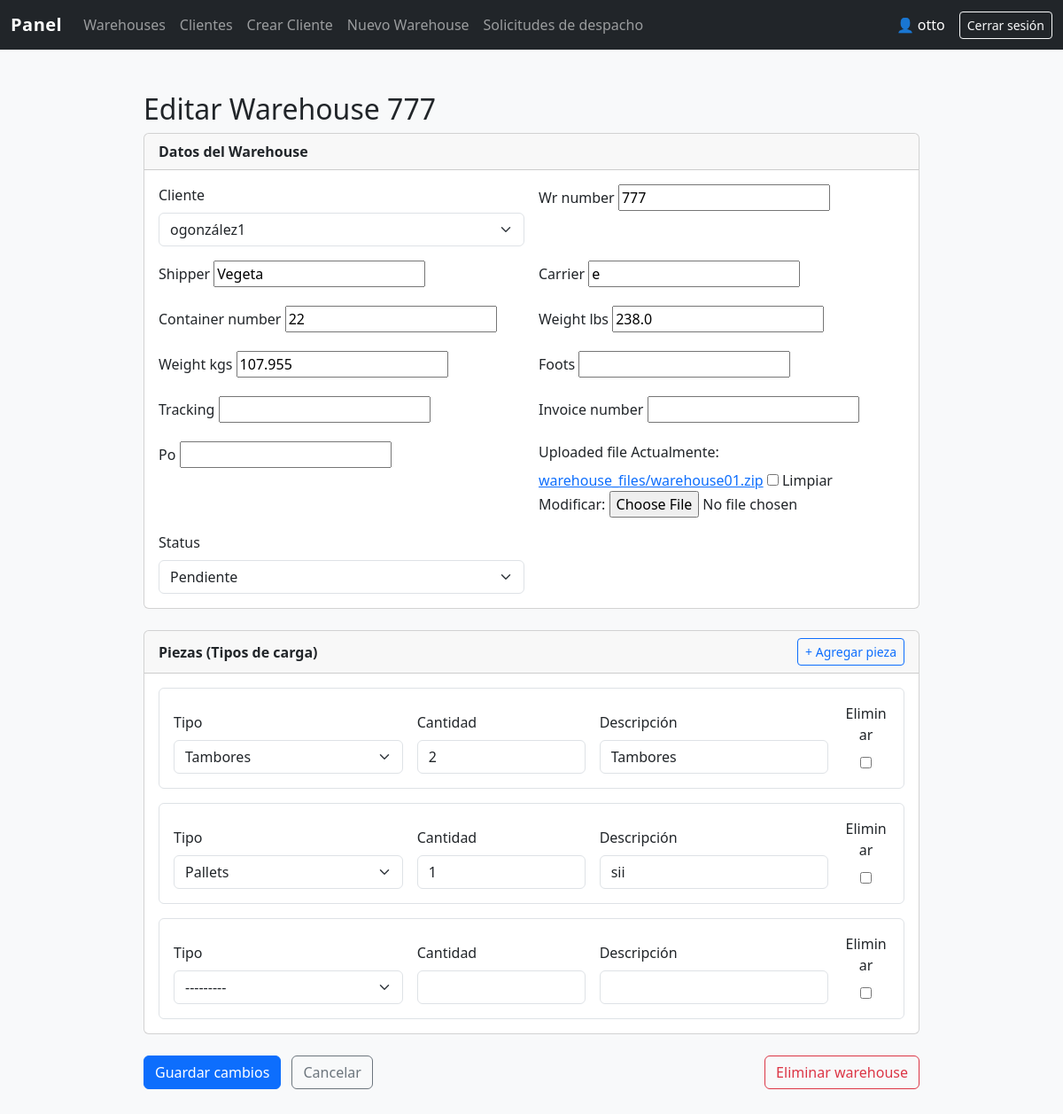
Page /admin-panel/777/edit/ (signed in) on the committed database.
### core/models.py (models this page shows, shortened)
class Warehouse(models.Model):
    STATUS = [
        ('PENDIENTE', 'Pendiente'),
        ('LISTO', 'Listo')
    ]
    cliente = models.ForeignKey(User, on_delete=models.CASCADE)
    wr_number = models.CharField(max_length=30, unique=True, primary_key=True)
    shipper = models.CharField(max_length=100)
    carrier = models.CharField(max_length=100)
    container_number = models.CharField(max_length=100, null=True)
    created_at = models.DateTimeField(auto_now_add=True)
    weight_lbs = models.FloatField(null=True)
    weight_kgs = models.FloatField(null=True)
    status = models.CharField(max_length=20, choices=STATUS, default='PENDIENTE')
    foots = models.FloatField(null=True)
    tracking = models.CharField(max_length=100, null=True)
    invoice_number = models.CharField(max_length=100, null=True)
    po = models.CharField(max_length=100, blank=True)
    uploaded_file = models.FileField(upload_to='warehouse_files/', blank=True, null=True)

### core/views.py (the view)
# urls.py: path("admin-panel/<str:wr_number>/edit/", views.edit_warehouse, name="edit_warehouse"),
@staff_member_required
def edit_warehouse(request, wr_number):
    wh = get_object_or_404(Warehouse, wr_number=wr_number)
    if request.method == "POST":
        form = WarehouseForm(request.POST, request.FILES, instance=wh)
        formset = PieceWarehouseFormSet(request.POST, instance=wh, prefix="pieces")
        if form.is_valid() and formset.is_valid():
            wh = form.save()
            formset.instance = wh
            formset.save()
            messages.success(request, f"Warehouse {wh.wr_number} actualizado.")
            return redirect("admin_warehouse_detail", wr_number=wh.wr_number)
        messages.error(request, "Corrige los errores del formulario.")
    else:
        form = WarehouseForm(instance=wh)
        formset = PieceWarehouseFormSet(instance=wh, prefix="pieces")
    return render(request, "admin/edit_warehouse.html", {
        "form": form,
        "formset": formset,
        "mode": "edit",
        "wh": wh,
    })

### core/forms.py (shortened to what this page needs)
class WarehouseForm(forms.ModelForm):
    class Meta:
        model = Warehouse
        fields = [
            "cliente",
            "wr_number",
            "shipper",
            "carrier",
            "container_number",
            "weight_lbs",
            "weight_kgs",
            "foots",
            "tracking",
            "invoice_number",
            "po",
            "uploaded_file",
            "status",
        ]
        widgets = {
            "cliente": forms.Select(attrs={"class": "form-select"}),
            "status": forms.Select(attrs={"class": "form-select"}),
        }

### templates/admin/edit_warehouse.html (shortened to what this page needs)
{% extends "panel/base.html" %}
{% block content %}
<div class="container mt-4" style="max-width: 900px;">
  <h2>Editar Warehouse {{ wh.wr_number }}</h2>
  <form method="post" enctype="multipart/form-data" id="wh-form">
    <div class="card mb-4">
      <div class="card-header fw-semibold">Datos del Warehouse</div>
      <div class="card-body">
        <div class="row g-3">
          {% for field in form %}
            <div class="col-md-6">
              <label class="form-label">{{ field.label }}</label>
              {{ field }}
            </div>
          {% endfor %}
        </div>
      </div>
    </div>
    <div class="card mb-4">
      <div class="card-header fw-semibold d-flex justify-content-between align-items-center">
        <span>Piezas (Tipos de carga)</span>
        <button class="btn btn-sm btn-outline-primary" type="button" id="add-piece">+ Agregar pieza</button>
      </div>
      <div class="card-body">
        <div id="pieces-container" class="vstack gap-3">
          {% for f in formset %}
            <div class="border rounded p-3 piece-item">
              <div class="row g-3 align-items-end">
                <div class="col-md-4">
                  <label class="form-label">Tipo</label>
                  {{ f.type_of }}
                </div>
                <div class="col-md-3">
                  <label class="form-label">Cantidad</label>
                  {{ f.quantity }}
                </div>
                <div class="col-md-4">
                  <label class="form-label">Descripción</label>
                  {{ f.description }}
                </div>
                <div class="col-md-1 text-center">
                  {% if formset.can_delete %}
                    <label class="form-label d-block">Eliminar</label>
                    {{ f.DELETE }}
                  {% endif %}
                </div>
              </div>
            </div>
          {% endfor %}
        </div>
      </div>
    </div>
    <div class="d-flex justify-content-between">
      <div>
        <button class="btn btn-primary">Guardar cambios</button>
        <a href="{% url 'admin_warehouse_detail' wh.wr_number %}" class="btn btn-outline-secondary ms-2">Cancelar</a>
      </div>
      <a href="{% url 'delete_warehouse' wh.wr_number %}" class="btn btn-outline-danger">Eliminar warehouse</a>
    </div>
  </form>
</div>
{% endblock %}

### templates/panel/base.html (shortened to what this page needs)
{% load static %}
<!doctype html>
<html lang="es">
<head>
  <link href="https://cdn.jsdelivr.net/npm/bootstrap@5.3.3/dist/css/bootstrap.min.css" rel="stylesheet">
</head>
<body>
  <nav class="navbar navbar-expand-lg navbar-dark bg-dark">
    <div class="container-fluid">
      <a class="navbar-brand" href="{% url 'admin_panel' %}">Panel</a>
      <div class="collapse navbar-collapse" id="navbarNav">
        <ul class="navbar-nav me-auto">
          <li class="nav-item">
            <a class="nav-link {% if request.resolver_match.url_name == 'admin_panel' %}active{% endif %}" href="{% url 'admin_panel' %}">Warehouses</a>
          </li>
          <li class="nav-item">
            <a class="nav-link {% if request.resolver_match.url_name == 'clients_list' %}active{% endif %}" href="{% url 'clients_list' %}">Clientes</a>
          </li>
          <li class="nav-item">
            <a class="nav-link {% if request.resolver_match.url_name == 'quick_create_client' %}active{% endif %}" href="{% url 'quick_create_client' %}">Crear Cliente</a>
          </li>
          <li class="nav-item">
            <a class="nav-link {% if request.resolver_match.url_name == 'create_warehouse' %}active{% endif %}" href="{% url 'create_warehouse' %}">Nuevo Warehouse</a>
          </li>
          <li class="nav-item">
            <a class="nav-link {% if request.resolver_match.url_name == 'dispatch_list' %}active{% endif %}" href="{% url 'dispatch_list' %}">Solicitudes de despacho</a>
          </li>
        </ul>
        <span class="navbar-text text-white me-3">
          👤 {{ request.user.username }}
        </span>
        <form method="post" action="{% url 'logout' %}" class="d-inline">
          <button class="btn btn-outline-light btn-sm" type="submit">Cerrar sesión</button>
        </form>
      </div>
    </div>
  </nav>
  <main class="container mt-4">
    {% block content %}
    {% endblock %}
  </main>
</body>
</html>

### templates/panel/base.html (style rules this page uses)
body { background-color: #f8f9fa; min-height: 100vh; display: flex; flex-direction: column; }
main { flex: 1; padding-bottom: 2rem; }
.navbar-brand { font-weight: 600; letter-spacing: 0.5px; }

### rows in the picture
Warehouse: wr_number "777", form "ogonzález1" "777" "Vegeta" "e" "22" "238.0" "107.955" "Pendiente"

### other values in the picture
{{ request.user.username }} "otto"
{{ field.label }} "Cliente" "Wr number" "Shipper" "Carrier" "Container number" "Weight lbs" "Weight kgs" "Foots" "Tracking" "Invoice number" "Po" "Uploaded file" "Status"
